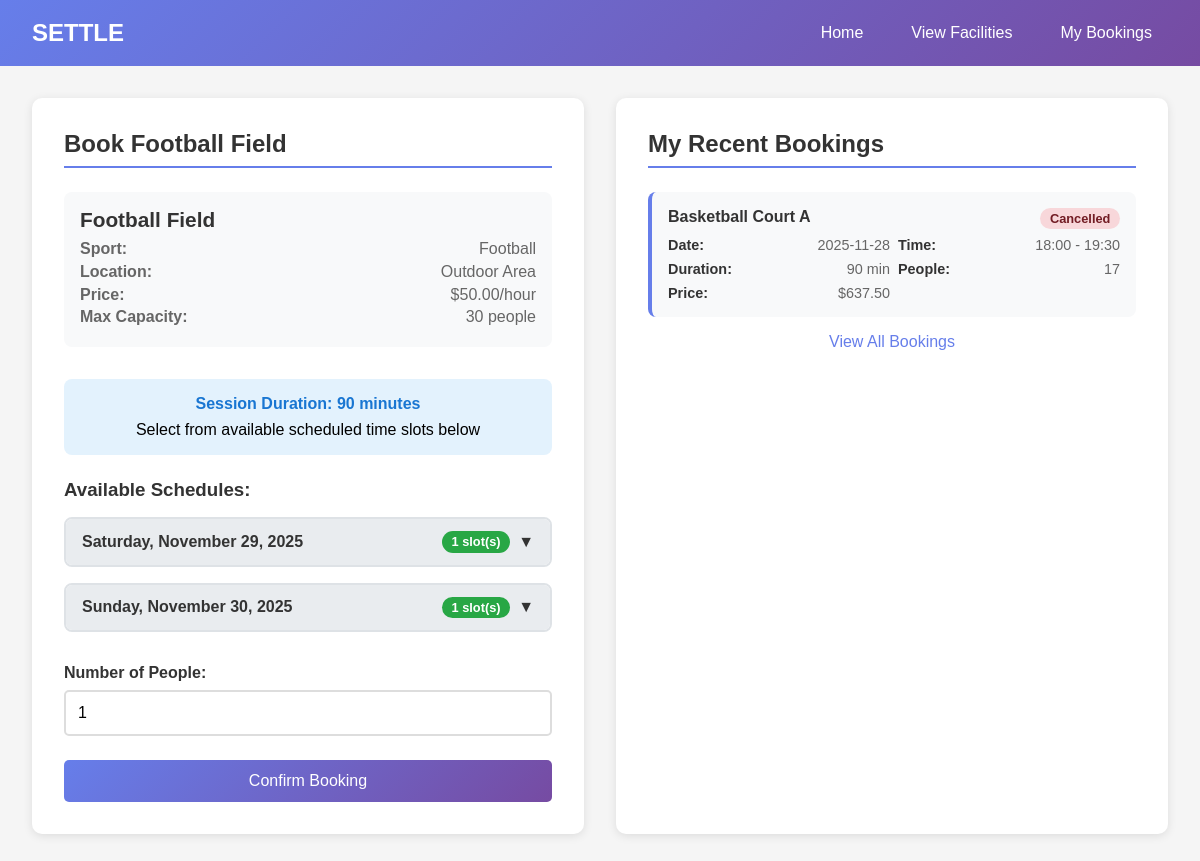
Screenshot of /booking/2 (signed in) with the database file from the repository.
### models.py (models this page shows, shortened)
class Facility(db.Model):
    id = db.Column(db.Integer, primary_key=True, autoincrement=True)
    name = db.Column(db.String(120), nullable=False)
    location = db.Column(db.String(255))
    sport_id = db.Column(db.Integer, db.ForeignKey("sport.id"), nullable=False)
    price_per_hour = db.Column(db.Float, nullable=False, default=0.0)
    max_capacity = db.Column(db.Integer, default=100)
    is_active = db.Column(db.Boolean, default=True)
    schedules = db.relationship("Schedule", backref="facility", lazy=True)
    sport = db.relationship("Sport", backref="facilities")

class Sport(db.Model):
    id = db.Column(db.Integer, primary_key=True, autoincrement=True)
    name = db.Column(db.String(100), unique=True, nullable=False)
    max_players = db.Column(db.Integer, default=10)
    default_slot_minutes = db.Column(db.Integer, default=60)

class Booking(db.Model):
    id = db.Column(db.Integer, primary_key=True, autoincrement=True)
    user_id = db.Column(db.Integer, db.ForeignKey('user.id'), nullable=False)
    facility_id = db.Column(db.Integer, db.ForeignKey('facility.id'), nullable=False)
    start = db.Column(db.DateTime, nullable=False)
    end = db.Column(db.DateTime, nullable=False)
    seats = db.Column(db.Integer, default=1)
    price = db.Column(db.Float, nullable=False)
    status = db.Column(db.Enum(BookingStatus), default=BookingStatus.CONFIRMED)
    user = db.relationship('User', backref='bookings')
    facility = db.relationship('Facility', backref='bookings')

### routes.py (the view, shortened to what this page needs)
@routes.route("/booking/<int:facility_id>", methods=["GET", "POST"])
def booking(facility_id):
    if 'user_id' not in session:
        flash("Please login to make a booking.", "error")
        return redirect(url_for('routes.login'))
    facility = models.Facility.query.get_or_404(facility_id)
    if request.method == "GET":
        upcoming_dates = []
        for i in range(7):
            booking_date = date.today() + timedelta(days=i)
            day_of_week = (booking_date.weekday() + 1) % 7
            available_schedules = models.Schedule.query.filter(
                models.Schedule.facility_id == facility_id,
                models.Schedule.day_of_week == models.DayOfWeek(day_of_week)
            ).all()
            if available_schedules:
                upcoming_dates.append({
                    'date': booking_date,
                    'date_str': booking_date.strftime('%Y-%m-%d'),
                    'display_date': booking_date.strftime('%A, %B %d, %Y'),
                    'day_name': booking_date.strftime('%A'),
                    'schedules': available_schedules
                })
        user_bookings = models.Booking.query.filter_by(
            user_id=session['user_id']
        ).order_by(models.Booking.start.desc()).limit(5).all()
        return render_template("booking.html",
                             facility=facility,
                             upcoming_dates=upcoming_dates,
                             user_bookings=user_bookings,
                             today=date.today().strftime('%Y-%m-%d'),
                             datetime=datetime,
                             timedelta=timedelta)

### templates/booking.html (shortened to what this page needs)
<!DOCTYPE html>
<html lang="en">
<head>
</head>
<body>
    <div class="header">
        <div class="logo">SETTLE</div>
        <div class="nav-links">
            <a href="{{ url_for('home') }}" class="nav-link">Home</a>
            <a href="{{ url_for('routes.view_facility') }}" class="nav-link">View Facilities</a>
            <a href="{{ url_for('routes.my_bookings') }}" class="nav-link">My Bookings</a>
        </div>
    </div>
    <div class="container">
        <div class="booking-section">
            <h2 class="section-title">Book {{ facility.name }}</h2>
            <div class="facility-info">
                <div class="facility-name">{{ facility.name }}</div>
                <div class="facility-details">
                    <span><strong>Sport:</strong></span>
                    <span>{{ facility.sport.name }}</span>
                </div>
                <div class="facility-details">
                    <span><strong>Location:</strong></span>
                    <span>{{ facility.location or 'Not specified' }}</span>
                </div>
                <div class="facility-details">
                    <span><strong>Price:</strong></span>
                    <span>${{ "%.2f"|format(facility.price_per_hour) }}/hour</span>
                </div>
                <div class="facility-details">
                    <span><strong>Max Capacity:</strong></span>
                    <span>{{ facility.max_capacity }} people</span>
                </div>
            </div>
            <div class="schedule-info">
                <h4>Session Duration: {{ facility.sport.default_slot_minutes }} minutes</h4>
                <p>Select from available scheduled time slots below</p>
            </div>
            <form method="POST" id="bookingForm">
                <div class="schedule-section">
                    <h3 style="margin-bottom: 1rem; color: #333;">Available Schedules:</h3>
                    {% if upcoming_dates %}
                        {% for date_info in upcoming_dates %}
                            <div class="date-card has-slots" data-date="{{ date_info.date_str }}">
                                <div class="date-header" onclick="toggleScheduleSlots('{{ date_info.date_str }}')">
                                    <div>
                                        <strong>{{ date_info.display_date }}</strong>
                                    </div>
                                    <div style="display: flex; align-items: center; gap: 0.5rem;">
                                        <span class="available-count">{{ date_info.schedules|length }} slot(s)</span>
                                        <span class="chevron">▼</span>
                                    </div>
                                </div>
                            </div>
                        {% endfor %}
                    {% else %}
                        <div class="no-schedule">
                            <h4>No Available Schedules</h4>
                            <p>This facility doesn't have any scheduled time slots for the next 7 days.</p>
                            <p>Please check back later or contact the facility.</p>
                        </div>
                    {% endif %}
                </div>
                <div class="form-group">
                    <label for="seats" class="form-label">Number of People:</label>
                    <input type="number" id="seats" name="seats" class="form-control"
                           min="1" max="{{ facility.max_capacity }}" value="1" required>
                </div>
                <button type="submit" class="btn" id="submitBtn" disabled>
                    Confirm Booking
                </button>
            </form>
        </div>
        <div class="my-bookings-section">
            <h2 class="section-title">My Recent Bookings</h2>
            <div class="bookings-list">
                {% if user_bookings %}
                    {% for booking in user_bookings %}
                        <div class="booking-card">
                            <div class="booking-header">
                                <div class="booking-facility-name">{{ booking.facility.name }}</div>
                                <div class="status-badge status-{{ booking.status.value }}">
                                    {{ booking.status.value.title() }}
                                </div>
                            </div>
                            <div class="booking-details">
                                <div class="booking-detail">
                                    <span class="detail-label">Date:</span>
                                    <span>{{ booking.start.strftime('%Y-%m-%d') }}</span>
                                </div>
                                <div class="booking-detail">
                                    <span class="detail-label">Time:</span>
                                    <span>{{ booking.start.strftime('%H:%M') }} - {{ booking.end.strftime('%H:%M') }}</span>
                                </div>
                                <div class="booking-detail">
                                    <span class="detail-label">Duration:</span>
                                    <span>{{ ((booking.end - booking.start).seconds // 60) }} min</span>
                                </div>
                                <div class="booking-detail">
                                    <span class="detail-label">People:</span>
                                    <span>{{ booking.seats }}</span>
                                </div>
                                <div class="booking-detail">
                                    <span class="detail-label">Price:</span>
                                    <span>${{ "%.2f"|format(booking.price) }}</span>
                                </div>
                            </div>
                        </div>
                    {% endfor %}
                    <div style="text-align: center; margin-top: 1rem;">
                        <a href="{{ url_for('routes.my_bookings') }}" class="nav-link" style="color: #667eea;">
                            View All Bookings
                        </a>
                    </div>
                {% else %}
                    <div class="no-bookings">
                        <p>No bookings yet.</p>
                        <p>This will be your first booking!</p>
                    </div>
                {% endif %}
            </div>
        </div>
    </div>
</body>
</html>

### templates/booking.html (style rules this page uses)
* { margin: 0; padding: 0; box-sizing: border-box; }
body { font-family: Arial, sans-serif; background: #f5f5f5; }
.header { background: linear-gradient(135deg, #667eea 0%, #764ba2 100%); color: white; padding: 1rem 2rem; display: flex; justify-content: space-between; align-items: center; }
.logo { font-size: 1.5rem; font-weight: bold; }
.nav-links { display: flex; gap: 1rem; }
.nav-link { color: white; text-decoration: none; padding: 0.5rem 1rem; border-radius: 5px; transition: background 0.3s; }
.container { max-width: 1200px; margin: 2rem auto; padding: 0 2rem; display: grid; grid-template-columns: 1fr 1fr; gap: 2rem; }
.booking-section, .my-bookings-section { background: white; border-radius: 10px; padding: 2rem; box-shadow: 0 2px 10px rgba(0, 0, 0, 0.1); }
.section-title { font-size: 1.5rem; color: #333; margin-bottom: 1.5rem; border-bottom: 2px solid #667eea; padding-bottom: 0.5rem; }
.facility-info { margin-bottom: 2rem; padding: 1rem; background: #f8f9fa; border-radius: 8px; }
.facility-name { font-size: 1.3rem; color: #333; margin-bottom: 0.5rem; font-weight: bold; }
.facility-details { color: #666; margin: 0.3rem 0; display: flex; justify-content: space-between; }
.form-group { margin-bottom: 1.5rem; }
.form-label { display: block; margin-bottom: 0.5rem; font-weight: bold; color: #333; }
.form-control { width: 100%; padding: 0.75rem; border: 2px solid #ddd; border-radius: 5px; font-size: 1rem; transition: border-color 0.3s; }
.btn { background: linear-gradient(135deg, #667eea 0%, #764ba2 100%); color: white; padding: 0.75rem 2rem; border: none; border-radius: 5px; font-size: 1rem; cursor: pointer; transition: transform 0.2s; width: 100%; }
.booking-card { background: #f8f9fa; border-radius: 8px; padding: 1rem; margin-bottom: 1rem; border-left: 4px solid #667eea; }
.booking-header { display: flex; justify-content: space-between; align-items: start; margin-bottom: 0.5rem; }
.booking-facility-name { font-weight: bold; color: #333; }
.status-badge { padding: 0.2rem 0.6rem; border-radius: 12px; font-size: 0.8rem; font-weight: bold; }
.status-cancelled { background: #f8d7da; color: #721c24; }
.booking-details { display: grid; grid-template-columns: 1fr 1fr; gap: 0.5rem; font-size: 0.9rem; color: #666; }
.booking-detail { display: flex; justify-content: space-between; }
.detail-label { font-weight: bold; color: #333; }
.schedule-section { margin-bottom: 2rem; }
.date-card { background: #f8f9fa; border: 2px solid #dee2e6; border-radius: 8px; margin-bottom: 1rem; overflow: hidden; transition: all 0.3s; }
.date-card.has-slots { cursor: pointer; }
.date-header { background: #e9ecef; padding: 0.75rem 1rem; font-weight: bold; color: #333; cursor: pointer; display: flex; justify-content: space-between; align-items: center; }
.schedule-info { background: #e3f2fd; padding: 1rem; border-radius: 8px; margin-bottom: 1.5rem; text-align: center; }
.schedule-info h4 { color: #1976d2; margin-bottom: 0.5rem; }
.available-count { background: #28a745; color: white; padding: 0.2rem 0.6rem; border-radius: 12px; font-size: 0.8rem; font-weight: bold; }
.chevron { transition: transform 0.3s; }

### rows the page displays
Facility: name "Football Field", location "Outdoor Area", price_per_hour "50.00", max_capacity "30"
Sport: sport.name "Football", sport.default_slot_minutes "90"
Booking: facility.name "Basketball Court A", status.value "Cancelled", start "2025-11-28", start "18:00", end "19:30", ((booking.end-booking.start).seconds//60) "90", seats "17", price "637.50"

### other values shown
{{ date_info.display_date }} "Saturday, November 29, 2025" "Sunday, November 30, 2025"
{{ date_info.schedules|length }} "1" "1"
